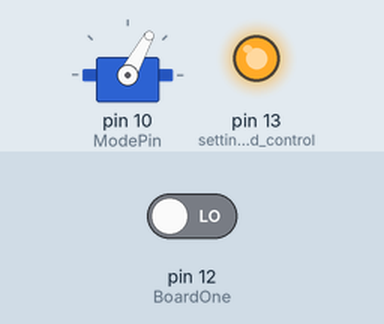
Simulated run of this sketch. Board: Arduino Uno, built with avr-gcc and run on an emulated ATmega328P. Shown: servo, output pins drawn as LEDs (lit = HIGH). The inputs (shaded band) are chosen by the test bench; at power-on: pin 12 (BoardOne) LOW.

Above: at 1.2 s.
1.3 s: pin 12 (BoardOne) driven HIGH
At 1.45 s:
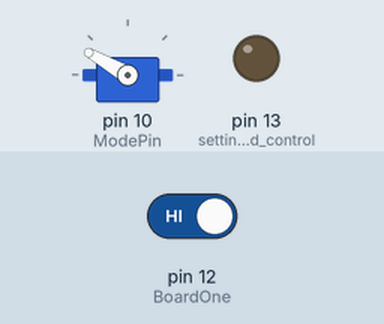
At 1.95 s:
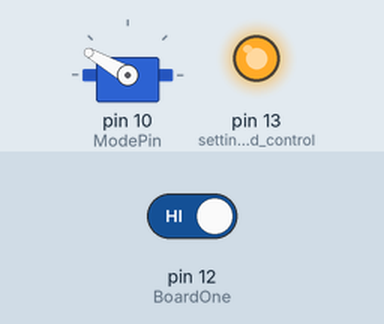
Timing chart, 0 to 10.3 s (numbered marks = the images above; inputs shaded):
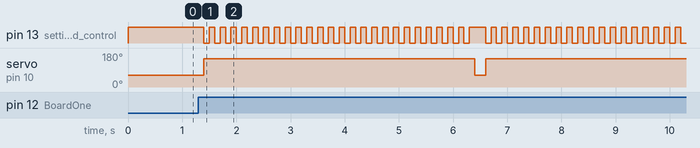

Measured:
- after the input at 1.3 s, pin 13 (setting_up_led_control): goes 24 × (LOW 0.10 s, HIGH 0.10 s), LOW 0.10 s, HIGH 0.30 s, 18 × (LOW 0.10 s, HIGH 0.10 s), then LOW, starting after 0.10 s; servo on pin 10 (ModePin): 61° → 150° after 0.10 s, → 61° 5.0 s later, → 150° 0.20 s later

The sketch:

demoBoard2.ino
```cpp
/*
 * demoBoard2 Code for A-team Senior Design Presentation
 * Xi Chen/A-team
 * The purpose of the code is to control mode output with
 * this arduino board with respond to output from board1
 * Outputting Servo to set mode for gimbal
 *
 */

#include <Servo.h>
#include <SimpleTimer.h>

#define ModePin 10
#define BoardOne 12
#define DualMode 61
#define PitchMode 150
SimpleTimer timer;
Servo modeServo;
int ledOutput = HIGH;

void setup(){
  Serial.begin(9600);
  modeServo.attach(ModePin);
  pinMode(BoardOne,INPUT);
  modeServo.write(DualMode);
  pinMode(13, OUTPUT);//setting up led control
  digitalWrite(13,ledOutput);
}

void loop(){
    int boardOneInput = digitalRead(BoardOne);
    if(boardOneInput == HIGH){
      resetMode();
    }
    delay(200);
}

void resetMode(){
  modeServo.write(PitchMode);
  for(int a=0;a<25;a++){
    digitalWrite(13,LOW);
    delay(100);
    digitalWrite(13,HIGH);
    delay(100);
  }
  modeServo.write(DualMode);
}
```
